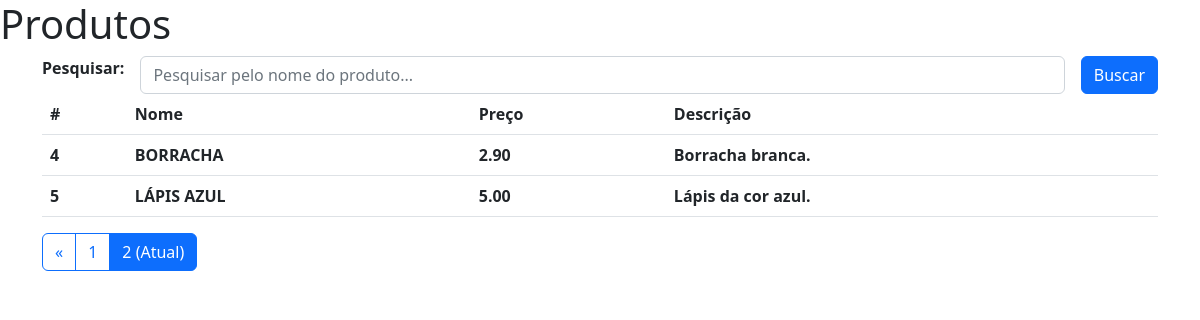
Screenshot of /?page=2 with the database file from the repository.
### page_app/models.py (models this page shows, shortened)
class Product(models.Model):
    name = models.CharField(max_length=100)
    price = models.DecimalField(max_digits=8, decimal_places=2)
    description = models.TextField()

### page_app/views.py (the view)
# urls.py: path('', views.product_list, name='product-list'),
def product_list(request):
    obj = request.GET.get('obj')
    print(obj)
    if obj:
        product_list = Product.objects.filter(name__icontains=obj)
    else:
        product_list = Product.objects.all()
    paginator = Paginator(product_list, 3)
    page_number = request.GET.get('page')
    page_obj = paginator.get_page(page_number)
    return render(request, 'list.html', {'page_obj': page_obj})

### page_app/templates/list.html (shortened to what this page needs)
{% extends 'base.html' %}
{% block content %}
<h1>Produtos</h1>
<div class="container">
    <form class="d-flex gap-3 mt-2" action="{% url 'product-list' %}" method="GET">
        <span class="fw-bold">Pesquisar: </span>
        <input type="text" name="obj" value="{{ request.GET.obj }}" class="form-control" placeholder="Pesquisar pelo nome do produto...">
        <button type="submit" class="btn btn-primary">Buscar</button>
    </form>
    <table class="table">
        <thead>
            <tr>
                <th scope="col">#</th>
                <th scope="col">Nome</th>
                <th scope="col">Preço</th>
                <th scope="col">Descrição</th>
            </tr>
        </thead>
        <tbody>
            {% for product in page_obj %}
            <tr>
                <th scope="row">{{ product.id }}</th>
                <th scope="row">{{ product.name|upper }}</th>
                <th scope="row">{{ product.price }}</th>
                <th scope="row">{{ product.description }}</th>
            </tr>
            {% endfor %}
        </tbody>
    </table>
    {% include 'pagination.html' %}
</div>
{% endblock %}

### rows the page displays
Product: id "4", name "BORRACHA", price "2.90", description "Borracha branca."
Product: id "5", name "LÁPIS AZUL", price "5.00", description "Lápis da cor azul."

### other values shown
{{ page_number }} "1"
{{ page_number }} "2"
